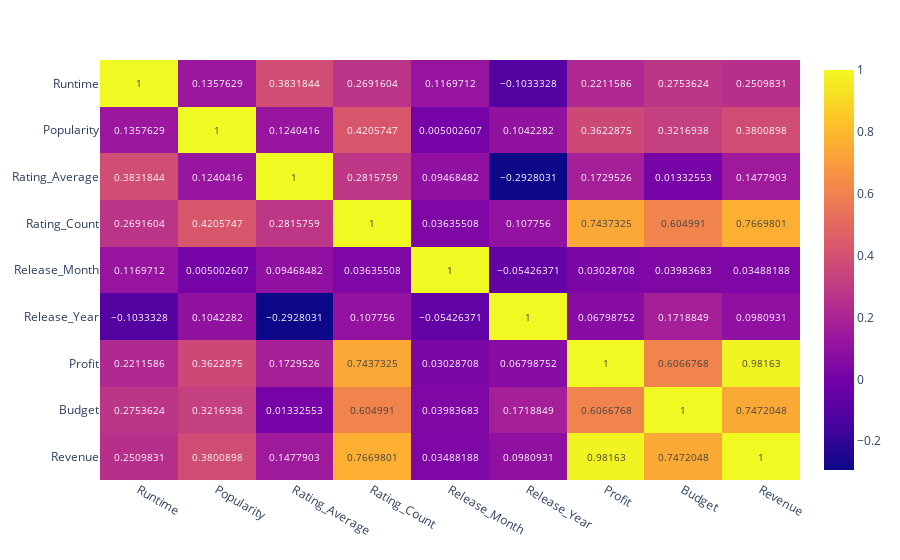

The notebook cell this image was saved under:
### Code cell
# Plotting a heatmap to show correlation
# Finding out the columns that are positively coorrelated to each other
fig = px.imshow(correlation, text_auto=True, aspect="auto")
fig.show()

### Figure 1 — Plotly figure (JSON) as saved in the notebook; plotly's stock layout.template omitted (floating-point values rounded to 4 significant figures)
{"data": [{"coloraxis": "coloraxis", "hovertemplate": "x: %{x}<br>y: %{y}<br>color: %{z}<extra></extra>", "name": "0", "texttemplate": "%{z}", "type": "heatmap", "x": ["Runtime", "Popularity", "Rating_Average", "Rating_Count", "Release_Month", "Release_Year", "Profit", "Budget", "Revenue"], "xaxis": "x", "y": ["Runtime", "Popularity", "Rating_Average", "Rating_Count", "Release_Month", "Release_Year", "Profit", "Budget", "Revenue"], "yaxis": "y", "z": [[1, 0.1358, 0.3832, 0.2692, 0.117, -0.1033, 0.2212, 0.2754, 0.251], [0.1358, 1, 0.124, 0.4206, 0.005003, 0.1042, 0.3623, 0.3217, 0.3801], [0.3832, 0.124, 1, 0.2816, 0.09468, -0.2928, 0.173, 0.01333, 0.1478], [0.2692, 0.4206, 0.2816, 1, 0.03636, 0.1078, 0.7437, 0.605, 0.767], [0.117, 0.005003, 0.09468, 0.03636, 1, -0.05426, 0.03029, 0.03984, 0.03488], [-0.1033, 0.1042, -0.2928, 0.1078, -0.05426, 1, 0.06799, 0.1719, 0.09809], [0.2212, 0.3623, 0.173, 0.7437, 0.03029, 0.06799, 1, 0.6067, 0.9816], [0.2754, 0.3217, 0.01333, 0.605, 0.03984, 0.1719, 0.6067, 1, 0.7472], [0.251, 0.3801, 0.1478, 0.767, 0.03488, 0.09809, 0.9816, 0.7472, 1]]}], "layout": {"coloraxis": {"colorscale": [[0, "#0d0887"], [0.1111, "#46039f"], [0.2222, "#7201a8"], [0.3333, "#9c179e"], [0.4444, "#bd3786"], [0.5556, "#d8576b"], [0.6667, "#ed7953"], [0.7778, "#fb9f3a"], [0.8889, "#fdca26"], [1, "#f0f921"]]}, "margin": {"t": 60}, "xaxis": {"anchor": "y", "domain": [0, 1]}, "yaxis": {"anchor": "x", "autorange": "reversed", "domain": [0, 1]}}}
